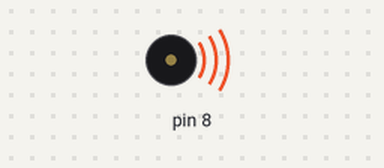
Simulated run of this sketch. Board: Arduino Uno, built with avr-gcc and run on an emulated ATmega328P. Shown: buzzer (waves = sounding).

Above: at 0.1 s.
At 3.1 s:
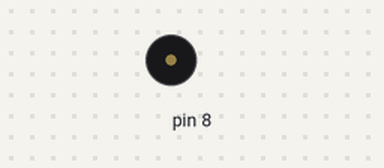
Timing chart, 0 to 4.6 s (numbered marks = the images above):
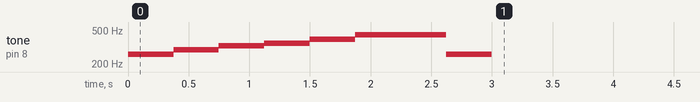

The sketch:

buzzer_notes.ino
```cpp
void setup()
{
  //Buzzer is connected to pin 8
  //Play musical notes (quarter duration)
  tone(8,261,375);
  delay(375);
  noTone(8);
  tone(8,293,375);
  delay(375);
  noTone(8);
  tone(8,329,375);
  delay(375);
  noTone(8);
  tone(8,349,375);
  delay(375);
  noTone(8);
  tone(8,392,375);
  delay(375);
  noTone(8);
  tone(8,440,375);
  delay(375);
  noTone(8);
  tone(8,440,375);
  delay(375);
  noTone(8);
  tone(8,261,375);
  delay(375);
  noTone(8);
}


void loop()
{


}
```
